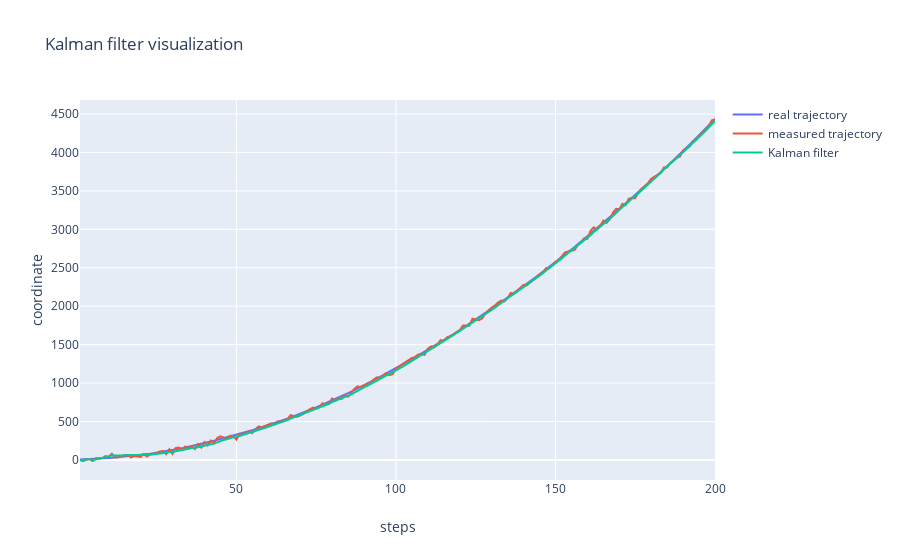

Notebook source saved alongside this figure:
### Code cell
plot(3, [num_points, num_points, num_points], [x, z, kalman_data[0][:,0]], title='Kalman filter visualization', xlable='steps', ylable='coordinate',
     legend=['real trajectory', 'measured trajectory', 'Kalman filter'])

### Figure 1 — Plotly figure (JSON) as saved in the notebook; plotly's stock layout.template omitted (floating-point values rounded to 4 significant figures; data arrays with more than 128 entries replaced by an {"elided": "..."} marker saying what was removed)
{"data": [{"mode": "lines", "name": "real trajectory", "showlegend": true, "type": "scatter", "x": {"elided": "200 int values"}, "y": {"elided": "200 float values"}}, {"mode": "lines", "name": "measured trajectory", "showlegend": true, "type": "scatter", "x": {"elided": "200 int values"}, "y": {"elided": "200 float values"}}, {"mode": "lines", "name": "Kalman filter", "showlegend": true, "type": "scatter", "x": {"elided": "200 int values"}, "y": {"elided": "200 float values"}}], "layout": {"title": {"text": "Kalman filter visualization"}, "xaxis": {"title": {"text": "steps"}}, "yaxis": {"title": {"text": "coordinate"}}}}
